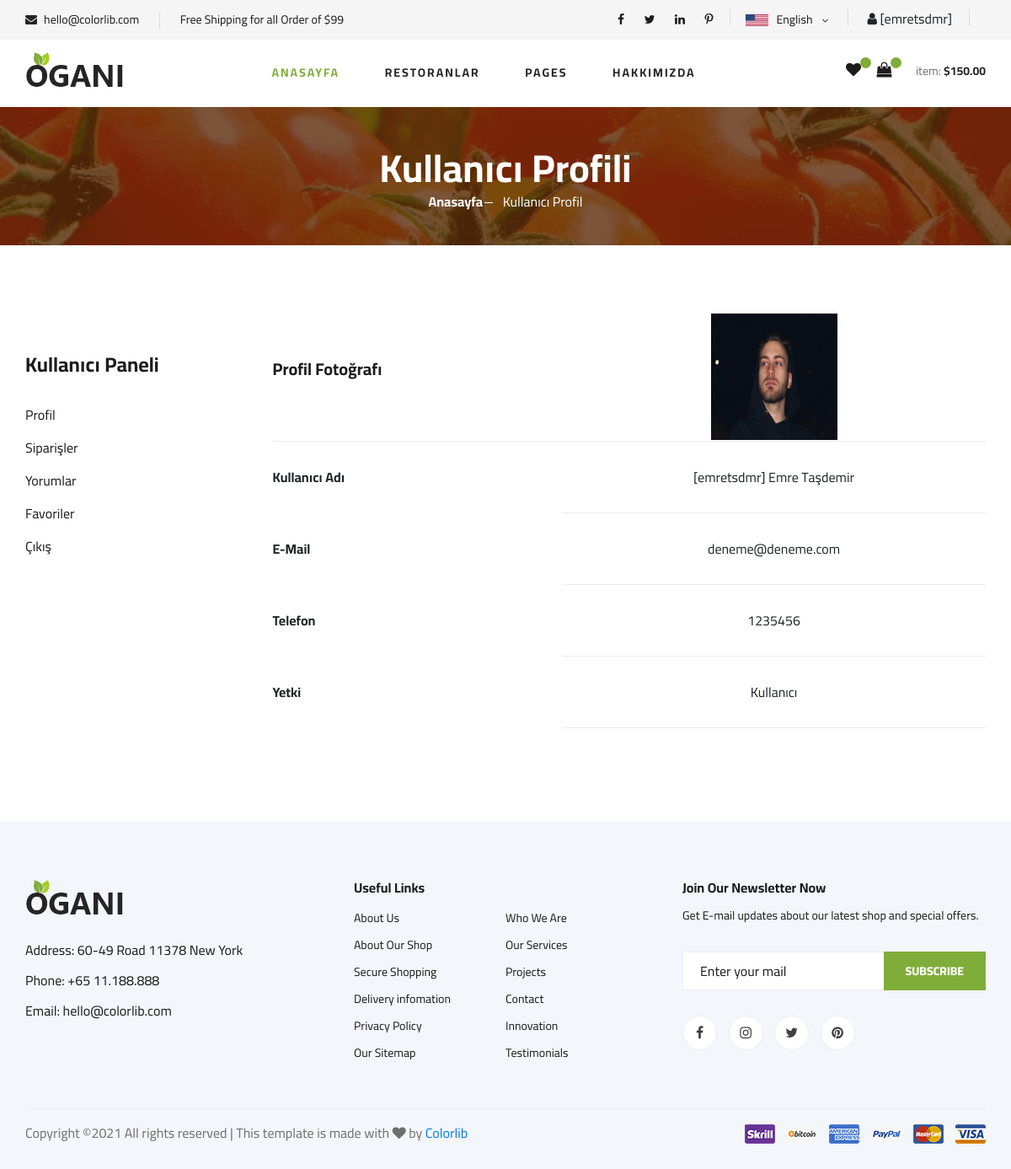
/user/ (signed in), run on the app's committed database.
### home/models.py (models this page shows, shortened)
class UserProfile(models.Model):
    user = models.OneToOneField(User,on_delete=models.CASCADE)
    phone = models.CharField(blank=True,max_length=20)
    address = models.CharField(blank=True,max_length=150)
    city = models.CharField(blank=True,max_length=20)
    country = models.CharField(blank=True, max_length=20)
    image = models.ImageField(blank=True,upload_to='images/users/')
    def user_name(self):
        return '[' + self.user.username + '] ' + self.user.first_name + ' ' + self.user.last_name
    def image_tag(self):
        return mark_safe('<img src="{}" height="50"/>'.format(self.image.url))
    image_tag.short_description = 'Image'

### user/views.py (the view)
# urls.py: path('', views.index, name='index'),
def index(request):
    category = Category.objects.all()
    current_user = request.user
    profile = UserProfile.objects.get(user_id=current_user.id)
    context = {'category': category,
               'profile': profile,
               }
    return render(request, 'user_profile.html',context)

### user/templates/user_profile.html (shortened to what this page needs)
{% extends "homebase.html" %}
{% block content %}
    {% load static %}
    <section class="breadcrumb-section set-bg" data-setbg="{% static 'img/breadcrumb.jpg' %}">
        <div class="container">
            <div class="row">
                <div class="col-lg-12 text-center">
                    <div class="breadcrumb__text">
                        <h2>Kullanıcı Profili</h2>
                        <div class="breadcrumb__option">
                            <a href="/">Anasayfa</a>
                            <span>Kullanıcı Profil</span>
                        </div>
                    </div>
                </div>
            </div>
        </div>
    </section>
    <section class="product spad">
        <div class="container">
            <div class="row">
                <div class="col-lg-3 col-md-5">
                    <br><br>
                    {% include "user_panel.html" %}
                </div>
                <div class="col-lg-9 col-md-7">
                    <div class="shoping__cart__table">
                        <table>
                            <thead>
                            <tr>
                                <th class="shoping__product">Profil Fotoğrafı</th>
                                <td><img src="{{ profile.image.url }}" height="150px" width="150px"></td>
                            </tr>
                            </thead>
                            <tbody>
                            <tr>
                                <th class="text-left">Kullanıcı Adı</th>
                                <td>{{profile.user_name}}</td>
                            </tr>
                            <tr>
                                <th class="text-left">E-Mail</th>
                                <td>{{profile.user.email}}</td>
                            </tr>
                            <tr>
                                <th class="text-left">Telefon</th>
                                <td>{{ profile.phone }}</td>
                            </tr>
                            <tr>
                                 <th class="text-left">Yetki</th>
                                <td>
                                    {% if user.is_staff == 1 %}
                                        Admin
                                    {% else %}
                                        Kullanıcı
                                    {% endif %}
                                </td>
                            </tr>
                            </tbody>
                        </table>
                    </div>
                </div>
            </div>
        </div>
    </section>
{% endblock %}

### home/templates/header.html (shortened to what this page needs)
{% load static %}
<header class="header">
    <div class="header__top">
        <div class="container">
            <div class="row">
                <div class="col-lg-6 col-md-6">
                    <div class="header__top__left">
                        <ul>
                            <li><i class="fa fa-envelope"></i> hello@colorlib.com</li>
                            <li>Free Shipping for all Order of $99</li>
                        </ul>
                    </div>
                </div>
                <div class="col-lg-6 col-md-6">
                    <div class="header__top__right">
                        <div class="header__top__right__social">
                            <a href="#"><i class="fa fa-facebook"></i></a>
                            <a href="#"><i class="fa fa-twitter"></i></a>
                            <a href="#"><i class="fa fa-linkedin"></i></a>
                            <a href="#"><i class="fa fa-pinterest-p"></i></a>
                        </div>
                        <div class="header__top__right__language">
                            <img src="{% static 'img/language.png' %}" alt="">
                            <div>English</div>
                            <span class="arrow_carrot-down"></span>
                        </div>
                        <div class="header__top__right__language">
                            {% if user.id is not None %}
                                <i class="fa fa-user"></i> [{{ user.username }}]
                            {% else %}
                                <a href="/login/"><i class="fa fa-user"></i> Giriş / <a href="/signup/">Kaydol</a>
                            {% endif %}
                        </div>
                    </div>
                </div>
            </div>
        </div>
    </div>
    <div class="container">
        <div class="row">
            <div class="col-lg-3">
                <div class="header__logo">
                    <a href="/"><img src="{% static 'img/logo.png' %}" alt=""></a>
                </div>
            </div>
            <div class="col-lg-6">
                <nav class="header__menu">
                    <ul>
                        <li class="active"><a href="/home">Anasayfa</a></li>
                        <li><a href="/restaurants">Restoranlar</a></li>
                        <li><a href="#">Pages</a>
                        </li>
                        <li><a href="/hakkimizda">Hakkimizda</a>
                        </li>
                    </ul>
                </nav>
            </div>
            <div class="col-lg-3">
                <div class="header__cart">
                    <ul>
                        <li><a href="#"><i class="fa fa-heart"></i> <span></span></a></li>
                        <li><a href="/shopcart/"><i class="fa fa-shopping-bag"></i> <span>{{ request.session.cart_items }}</span></a></li>
                    </ul>
                    <div class="header__cart__price">item: <span>$150.00</span></div>
                </div>
            </div>
        </div>
    </div>
</header>

### data on the page
UserProfile: image (picture), user_name "[emretsdmr] Emre Taşdemir", user.email "deneme@deneme.com", phone "1235456"

### other printed values
{{ user.username }} "emretsdmr"
